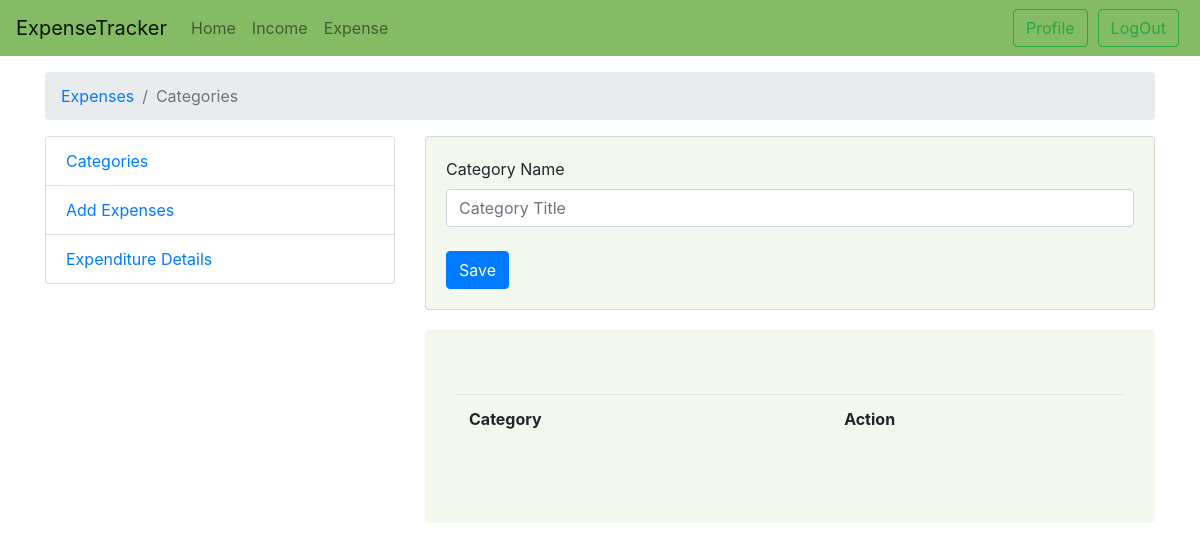
The app's page /expenses/category/ (signed in), older data.
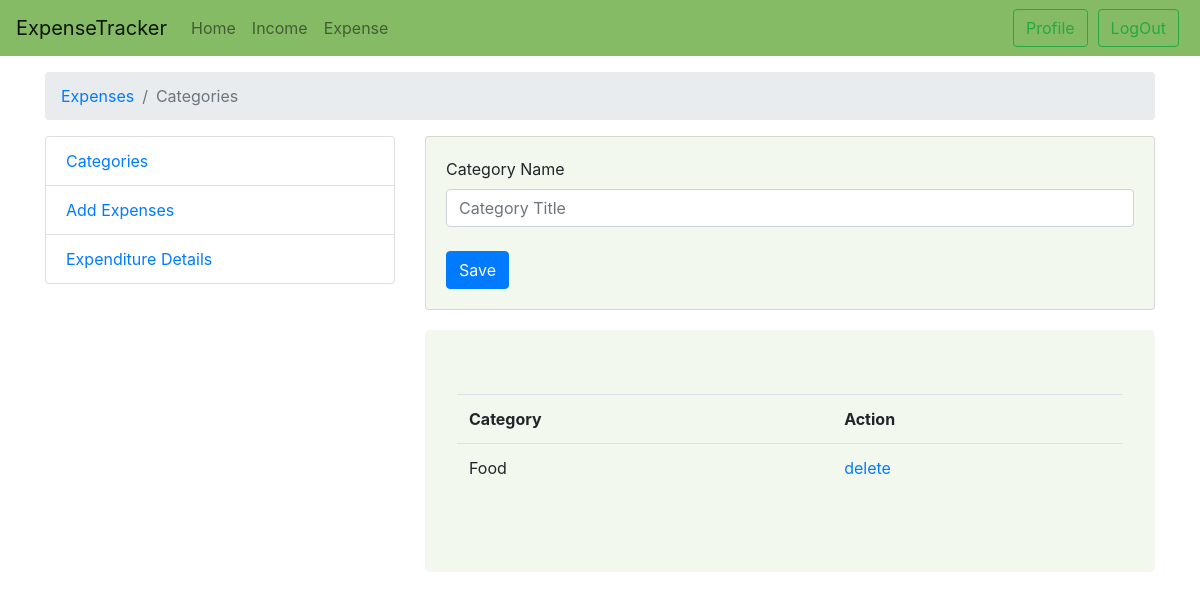
The same page, newer data.
### expenses/models.py (models this page shows, shortened)
class Category(models.Model):
    title = models.CharField(max_length=30)
    user = models.ForeignKey(User, on_delete=models.CASCADE, default=1)

### expenses/views.py (the view, shortened to what this page needs)
# urls.py: path('category/', views.exp_category, name='exp_category'),
@login_required(login_url='/auth_user')
def exp_category(request):  # Category Page
    data = Category.objects.filter(user_id=request.user.id)
    if request.method == 'GET':
        context = {
            'data': data
        }
        return render(request, 'expenses/exp_category.html', context)

### templates/expenses/exp_category.html (shortened to what this page needs)
{% extends 'master/base.html' %}
{% block 'content' %}
<div class="container pt-3">
      <nav aria-label="breadcrumb">
        <ol class="breadcrumb">
          <li class="breadcrumb-item"><a href="{% url 'expenses_home' %}">Expenses</a></li>
          <li class="breadcrumb-item active" aria-current="page">Categories</li>
        </ol>
      </nav>
    <div class="row">
        {% include 'partials/sidebar.html' %}
        <div class="col-md-8">
            <div class="card card-body"style="background: rgba(133, 187, 101, 0.1); margin-bottom:20px;">
                    <form method="post" action="{%  url 'exp_category' %}">
                        <label>Category Name</label>
                        <input type="text" name="title" class="form-control" placeholder="Category Title">
                        <br>
                        <button type="submit" class="btn btn-primary">Save</button>
                    </form>
            </div>
<div class="jumbotron" style="background: rgba(133, 187, 101, 0.1);">
    <table class="table table-hover">
        <th>Category</th>
        <th>Action</th>
        {% for d in data %}
            <tr>
                <td>{{d.title}}</td>
                <td><a href="#" onclick="_delete('{% url 'category_delete' d.id %}')">delete</a></td>
            </tr>
        {% endfor %}
    </table>
</div>
        </div>
    </div>
</div>
{% endblock %}

Row changes from the older to the newer data that the page shows:
added Category: title "Food"
